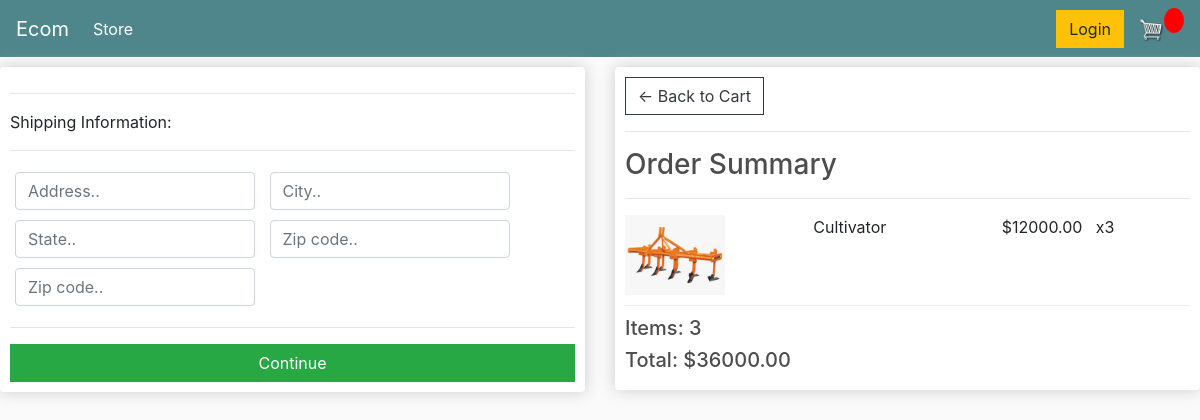
Screenshot of /checkout/ (signed in) with the database file from the repository.
### myApp/models.py (models this page shows, shortened)
class OrderItem(models.Model):
	user = models.ForeignKey(User, on_delete=models.SET_NULL, null=True)
	product = models.ForeignKey(Product, on_delete=models.SET_NULL, null=True)
	order = models.ForeignKey(Order, on_delete=models.SET_NULL, null=True)
	quantity = models.IntegerField(default=0, null=True, blank=True)
	date_added = models.DateTimeField(auto_now_add=True)
	@property
	def get_total(self):
		total = self.product.price * self.quantity
		return total

class Product(models.Model):
	name = models.CharField(max_length=200)
	price = models.FloatField()
	digital = models.BooleanField(default=False,null=True, blank=True)
	image = models.ImageField(null=True, blank=True)
	@property
	def imageURL(self):
		try:
			url = self.image.url
		except:
			url = ''
		return url

class Order(models.Model):
	user = models.ForeignKey(User, on_delete=models.SET_NULL, null=True, blank=True)
	date_ordered = models.DateTimeField(auto_now_add=True)
	complete = models.BooleanField(default=False)
	transaction_id = models.CharField(max_length=100, null=True)
	@property
	def shipping(self):
		shipping = False
		orderitems = self.orderitem_set.all()
		for i in orderitems:
			if i.product.digital == False:
				shipping = True
		return shipping
	@property
	def get_cart_total(self):
		orderitems = self.orderitem_set.all()
		total = sum([item.get_total for item in orderitems])
		return total
	@property
	def get_cart_items(self):
		orderitems = self.orderitem_set.all()
		total = sum([item.quantity for item in orderitems])
		return total

### myApp/views.py (the view)
# urls.py: path('checkout/', views.checkout, name="checkout"),
def checkout(request):
	if request.user.is_authenticated:
		user = request.user
		order, created = Order.objects.get_or_create(user=user, complete=False)
		items = order.orderitem_set.all()
		cartItems = order.get_cart_items
	else:
		items = []
		order = {'get_cart_total':0, 'get_cart_items':0, 'shipping':False}
		cartItems = order['get_cart_items']
	context = {'items':items, 'order':order, 'cartItems':cartItems}
	return render(request, 'checkout.html', context)

### myApp/templates/checkout.html (shortened to what this page needs)
{% load static %}
<!DOCTYPE html>
<html lang="en">
<head>
	<link rel="stylesheet" href="https://stackpath.bootstrapcdn.com/bootstrap/4.4.1/css/bootstrap.min.css">
	<link rel="stylesheet" type="text/css" href="{% static 'css/main.css' %}">
</head>
<body>
    <nav class="navbar navbar-expand-lg navbar-dark bg-dark">
    <a class="navbar-brand" href="{% url 'store' %}">Ecom</a>
    <div class="collapse navbar-collapse" id="navbarSupportedContent">
      <ul class="navbar-nav mr-auto">
        <li class="nav-item active">
          <a class="nav-link" href="{% url 'store' %}">Store <span class="sr-only">(current)</span></a>
        </li>
      </ul>
      <div class="form-inline my-2 my-lg-0">
           <a href="#"class="btn btn-warning">Login</a>
           <a href="{% url 'cart' %}">
              <img  id="cart-icon" src="{% static 'images/cart.png' %}">
          </a>
          <p id="cart-total">{{cardItems}}</p>
      </div>
    </div>
  </nav>
  <div class="row">
    <div class="col-lg-6">
        <div class="box-element" id="form-wrapper">
            <form id="form">
                <div id="shipping-info">
                    <hr>
                    <p>Shipping Information:</p>
                    <hr>
                    <div class="form-field">
                        <input class="form-control" type="text" name="address" placeholder="Address..">
                    </div>
                    <div class="form-field">
                        <input class="form-control" type="text" name="city" placeholder="City..">
                    </div>
                    <div class="form-field">
                        <input class="form-control" type="text" name="state" placeholder="State..">
                    </div>
                    <div class="form-field">
                        <input class="form-control" type="text" name="zipcode" placeholder="Zip code..">
                    </div>
                    <div class="form-field">
                        <input class="form-control" type="text" name="country" placeholder="Zip code..">
                    </div>
                </div>
                <hr>
                <input id="form-button" class="btn btn-success btn-block" type="submit" value="Continue">
            </form>
        </div>
        <br>
    </div>
    <div class="col-lg-6">
        <div class="box-element">
            <a  class="btn btn-outline-dark" href="{% url 'cart' %}">&#x2190; Back to Cart</a>
            <hr>
            <h3>Order Summary</h3>
            <hr>
            {% for item in items %}
            <div class="cart-row">
                <div style="flex:2"><img class="row-image" src="{{item.product.imageURL}}"></div>
                <div style="flex:2"><p>{{item.product.name}}</p></div>
                <div style="flex:1"><p>${{item.product.price|floatformat:2}}</p></div>
                <div style="flex:1"><p>x{{item.quantity}}</p></div>
            </div>
            {% endfor %}
            <h5>Items:   {{order.get_cart_items}}</h5>
            <h5>Total:   ${{order.get_cart_total|floatformat:2}}</h5>
        </div>
    </div>
</div>
</body>
</html>

### static/css/main.css (style rules this page uses)
body { background-color: hsl(0, 0%, 98%); }
h1,h2,h3,h4,h5,h6 { color:hsl(0, 0%, 30%); }
.box-element { box-shadow:hsl(0, 0%, 80%) 0 0 16px; background-color: #fff; border-radius: 4px; padding: 10px; }
.bg-dark { background-color: #4f868c!important; }
#cart-icon { width:25px; display: inline-block; margin-left: 15px; }
#cart-total { display: block; text-align: center; color:#fff; background-color: red; width: 20px; height: 25px; border-radius: 50%; font-size: 14px; }
.col-lg-4, .col-lg-6, .col-lg-8, .col-lg-12 { margin-top: 10px; }
.btn { border-radius: 0; }
.row-image { width: 100px; }
.form-field { width:250px; display: inline-block; padding: 5px; }
.cart-row { display: flex; align-items: flex-stretch; padding-bottom: 10px; margin-bottom: 10px; border-bottom: 1px solid #ececec; }

### rows the page displays
OrderItem: product.imageURL (picture), product.name "Cultivator", product.price "12000.00", quantity "3"
Order: get_cart_items "3", get_cart_total "36000.00"
